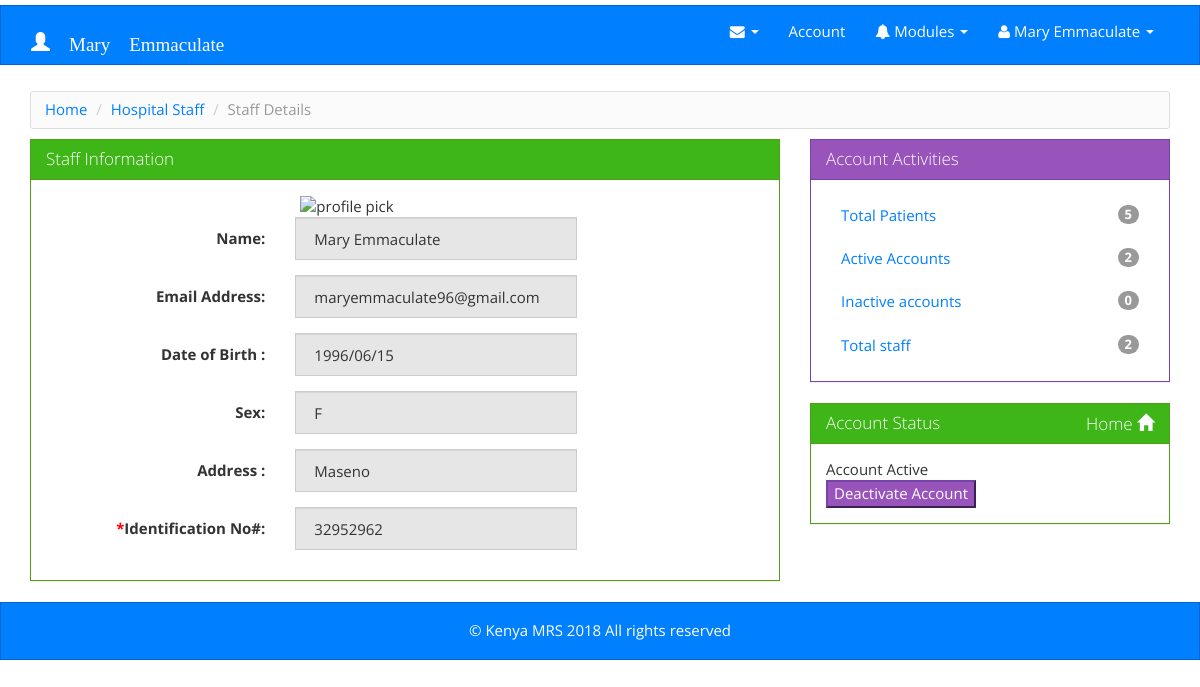
The page /admin/staffdetails.php (signed in) on the database its author committed.
### tables this page shows
CREATE TABLE `staff` (
  `sno` int(4) NOT NULL,
  `first_name` varchar(12) NOT NULL,
  `last_name` varchar(12) NOT NULL,
  `username` varchar(20) NOT NULL,
  `password` varchar(100) NOT NULL DEFAULT 'maseno',
  `level` varchar(1) NOT NULL,
  `dob` varchar(20) DEFAULT NULL,
  `email` varchar(32) DEFAULT NULL,
  `id_no` varchar(22) DEFAULT NULL,
  `tel` varchar(14) DEFAULT NULL,
  `sex` varchar(4) DEFAULT NULL,
  `address` varchar(30) DEFAULT NULL,
  `status` int(1) NOT NULL DEFAULT '1',
  `active` text,
  `profile_image` varchar(100) DEFAULT NULL
);

### admin/staffdetails.php (the view, shortened to what this page needs)
<?php
include 'header.php';
?>
<?php
  if(isset($_GET['username'])){
    $username = $_GET['username'];
  }else{
    $username = $_SESSION['username'];
  }
?>
<div class="container">
  <ul class="breadcrumb">
    <?php if ($_SESSION['level']==5){ ?>
      <li><a href="index.php">Home</a></li>
      <li><a href="staf.php">Hospital Staff</a></li>
      <li class="active">Staff Details</li>
      <?php }elseif ($_SESSION['level']==2) { ?>
        <li><a href="../doctor/index.php">Home</a></li>
        <li class="active">Staff Details</li>
      <?php }elseif ($_SESSION['level']==3) { ?>
        <li><a href="../pharmacy/index.php">Home</a></li>
        <li class="active">Staff Details</li>
      <?php }elseif ($_SESSION['level']==0) { ?>
        <li><a href="../reception/reception.php">Home</a></li>
        <li class="active">Staff Details</li>
      <?php }elseif ($_SESSION['level']==1) { ?>
        <li><a href="../nurse/index.php">Home</a></li>
        <li class="active">Staff Details</li>
      <?php }; ?>
    </ul>
  <div class="row">
    <div class="col-md-8">
    <div class="panel panel-success">
			            <?php
			            $query = "SELECT * FROM staff WHERE username='{$username}' ";
      					$staff = mysqli_fetch_assoc(mysqli_query($connection, $query));
      					?>
      <div class="panel-heading">
        <h3 class="panel-title">Staff Information</h3>
      </div>
      <div class="panel-body" style="height:auto">
            <div class="form-group">
              <label class="col-lg-4 control-label" for="profile_image">  </label>
              <div class="col-lg-5">
                <?php if ($staff["profile_image"] == null ){ ?>
                   <img  src="../profile_image/no_avatar.png" alt="profile pick" width="100px" height="100px" >
                <?php }else{ ?>
                   <a href="../profile_image/staff/<?php echo $staff['profile_image']?>" target="_blank"><img  src="../profile_image/staff/<?php echo $staff['profile_image']?>" alt="" width="100" height="100" class="thumbnail" ></a>
               <?php }?>
              </div>
            </div>
      		<form class="form-horizontal">
      		<div class="form-group">
              <label class="col-lg-4 control-label" for="first_name"><span class="required"></span> Name:</label>
              <div class="col-lg-5">
                <input type="text" readonly="" value="<?php echo ucwords($staff["first_name"]." ".$staff["last_name"]); ?>" class="form-control" >
              </div>
            </div>
            <div class="form-group">
              <label class="col-lg-4 control-label" for="middle_name"> Email Address: </label>
              <div class="col-lg-5">
                <input type="text" readonly="" value="<?php echo $staff["email"]; ?>"  class="form-control" >
              </div>
            </div>
            <div class="form-group">
              <label class="col-lg-4 control-label" for="contact_no2"> Date of Birth :</label>
              <div class="col-lg-5">
                <input type="text" readonly="" value="<?php echo $staff["dob"] ?>" class="form-control">
              </div>
            </div>
            <div class="form-group">
              <label class="col-lg-4 control-label" f><span class="required"></span>Sex:</label>
              <div class="col-lg-5">
                <input type="text" readonly="" value="<?php echo $staff["sex"] ?>"   class="form-control">
              </div>
            </div>
            <div class="form-group">
              <label class="col-lg-4 control-label" for="email_id"><span class="required"></span> Address :</label>
              <div class="col-lg-5">
                <input type="text" readonly="" value="<?php echo $staff["address"] ?>" class="form-control">
              </div>
            </div>
            <div class="form-group">
              <label class="col-lg-4 control-label"><span class="required">*</span>Identification No#:</label>
              <div class="col-lg-5">
                <input type="text" readonly="" value="<?php echo $staff["id_no"] ?>" class="form-control" >
              </div>
            </div>
            </form>
	      </div>
    </div>
   </div>
    <div class="col-md-4">
				    <div class="panel panel-info">
						  <div class="panel-heading">
							<h3 class="panel-title"> Account Activities </h3>
						  </div>
						  <div class="panel-body" style="height:auto">
						  			<?php
						  			$name = ucwords($staff['first_name']." ".$staff['last_name']);
						  			$sql = "SELECT * FROM student_patient ";
    								$stmt = $DB->prepare($sql);
    								$stmt->execute();
  									$Patient = count($stmt->fetchAll());
  									$sql = "SELECT * FROM visit WHERE attended=3";
    								$stmt = $DB->prepare($sql);
    								$stmt->execute();
  									$visit_count = count($stmt->fetchAll());
  									$sql = "SELECT * FROM visit WHERE created_by='{$name}' ";
    								$stmt = $DB->prepare($sql);
    								$stmt->execute();
  									$visit = count($stmt->fetchAll());
  									$sql = "SELECT * FROM visit WHERE examined_by='{$name}' ";
    								$stmt = $DB->prepare($sql);
    								$stmt->execute();
  									$exam = count($stmt->fetchAll());
  									$sql = "SELECT * FROM treatment WHERE druged_by='{$name}' ";
    								$stmt = $DB->prepare($sql);
    								$stmt->execute();
  									$drug = count($stmt->fetchAll());
  									$sql = "SELECT * FROM staff WHERE status=1 ";
    								$stmt = $DB->prepare($sql);
    								$stmt->execute();
  									$active = count($stmt->fetchAll());
  									$sql = "SELECT * FROM staff WHERE status=0 ";
    								$stmt = $DB->prepare($sql);
    								$stmt->execute();
  									$inactive = count($stmt->fetchAll());
  									$sql = "SELECT * FROM staff ";
    								$stmt = $DB->prepare($sql);
    								$stmt->execute();
  									$stafff = count($stmt->fetchAll());
						  			?>
					                <ul class="nav nav-pills nav-stacked">
									<?php if($staff['level'] == '0'){ ?>
							          <li><a href="#">Total Visits<span class="badge pull-right"><?php echo $visit_count;?></span></a></li>
											  <li><a href="#"> Created Visits<span class="badge pull-right"><?php echo $visit;?></span></a></li>
											  <li><a href="#">Total Patients <span class="badge pull-right"><?php echo $Patient;?></span></a></li>
							           <?php }elseif($staff['level'] == '1'){ ?>
							          <li><a href="#">Total Visits<span class="badge pull-right"></a><?php echo $visit_count;?></li>
											  <li><a href="#"> Examined Patients<span class="badge pull-right"><?php echo $exam;?></span></a></li>
							           <?php }elseif ($staff['level'] == '3'){ ?>
							             	  <li><a href="index.php">Total visits<span class="badge pull-right"></span></a></li>
											  <li><a href="#"> Exited patients <span class="badge pull-right"><?php echo $drug;?></span></a></li>
											  <li><a href="#"> Issued Medicine <span class="badge pull-right"><?php echo $drug;?></span></a></li>
							           <?php }elseif($staff['level'] == '5'){ ?>
							             	  <li><a href="#">Total Patients <span class="badge pull-right"><?php echo $Patient;?></span></a></li>
											  <li><a href="#"> Active Accounts <span class="badge pull-right"><?php echo $active;?></span></a></li>
											  <li><a href="#"> Inactive accounts <span class="badge pull-right"><?php echo $inactive;?></span></a></li>
											  <li><a href="#"> Total staff <span class="badge pull-right"><?php echo $stafff;?></span></a></li>
							          <?php  }; ?>
										</ul>
							</div>
					</div>
				<?php if ($_SESSION['level']==5){ ;?>
				    <div class="panel panel-success">
						  <div class="panel-heading">
							<h3 class="panel-title"> Account Status<a class="pull-right" href="index.php"> Home <span class="primary glyphicon glyphicon-home "></span></a></h3>
						  </div>
						  <div class="panel-body" style="height:auto">
						  	<form method="post" action="process_form.php">
						  		<?php if(($staff['status'])=='0'){
						  			echo 'Account Inactive';
						  		 ?><br>
						  			<input name="username" type="hidden" value="<?php echo $username ;?>">
						  			<input name="activate" type="submit" class="pull-centre alert-warning" id="submit" value="Activate Account">
						  		<?php }elseif(($staff['status'])=='1'){
						  			echo 'Account Active';
						  		 ?><br>
						  			<input name="deactivate" type="submit" class="pull-centre alert-info" id="submit" value="Deactivate Account">
						  		<?php };?>
						  	</form>
						  </div>
					</div>
				<?php };?>
    </div>
  </div>
  </div>
      <?php
      include 'footer.php';
      ?>

### style.css (style rules this page uses)
.breadcrumb { background-color: #FBFBFB; background-image: -moz-linear-gradient(center top , #FFFFFF, #F5F5F5); background-repeat: repeat-x; border: 1px solid #DDDDDD; border-radius: 3px; box-shadow: 0 1px 0 #FFFFFF inset; list-style: none outside none; margin: 5px 0 10px 0; padding: 7px 14px; }
.breadcrumb li { display: inline-block; text-shadow: 0 1px 0 #FFFFFF; }
.required { color: #f00; }

### elements/css/sb-admin.css (style rules this page uses)
body { margin-top: 1px; }
@media (min-width:768px) { body { margin-top: 5px; } }

### rows shown on the page
staff: first_name+last_name "Mary Emmaculate", email "maryemmaculate96@gmail.com", dob "1996/06/15", sex "F", address "Maseno", id_no "32952962"

### other values the page prints
$_SESSION['fname'].' '.$_SESSION['lname'] "Mary Emmaculate"
$Patient "5"
$active "2"
$inactive "0"
$stafff "2"
